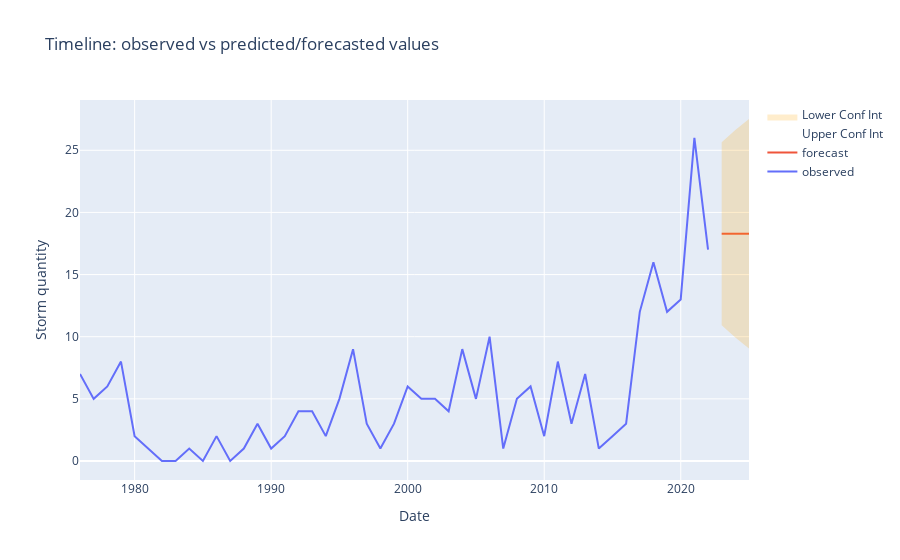

This figure's notebook cell:
### Code cell
plot_forecast_prediction_plotly(storms_qty_year_depression, mean_forecast_depression,
                         lower_limits_forecast, upper_limits_forecast)

### Figure 1 — Plotly figure (JSON) as saved in the notebook; plotly's stock layout.template omitted (floating-point values rounded to 4 significant figures)
{"data": [{"mode": "lines", "name": "observed", "type": "scatter", "x": ["1975-12-31T00:00:00", "1976-12-31T00:00:00", "1977-12-31T00:00:00", "1978-12-31T00:00:00", "1979-12-31T00:00:00", "1980-12-31T00:00:00", "1981-12-31T00:00:00", "1982-12-31T00:00:00", "1983-12-31T00:00:00", "1984-12-31T00:00:00", "1985-12-31T00:00:00", "1986-12-31T00:00:00", "1987-12-31T00:00:00", "1988-12-31T00:00:00", "1989-12-31T00:00:00", "1990-12-31T00:00:00", "1991-12-31T00:00:00", "1992-12-31T00:00:00", "1993-12-31T00:00:00", "1994-12-31T00:00:00", "1995-12-31T00:00:00", "1996-12-31T00:00:00", "1997-12-31T00:00:00", "1998-12-31T00:00:00", "1999-12-31T00:00:00", "2000-12-31T00:00:00", "2001-12-31T00:00:00", "2002-12-31T00:00:00", "2003-12-31T00:00:00", "2004-12-31T00:00:00", "2005-12-31T00:00:00", "2006-12-31T00:00:00", "2007-12-31T00:00:00", "2008-12-31T00:00:00", "2009-12-31T00:00:00", "2010-12-31T00:00:00", "2011-12-31T00:00:00", "2012-12-31T00:00:00", "2013-12-31T00:00:00", "2014-12-31T00:00:00", "2015-12-31T00:00:00", "2016-12-31T00:00:00", "2017-12-31T00:00:00", "2018-12-31T00:00:00", "2019-12-31T00:00:00", "2020-12-31T00:00:00", "2021-12-31T00:00:00"], "y": [7, 5, 6, 8, 2, 1, 0, 0, 1, 0, 2, 0, 1, 3, 1, 2, 4, 4, 2, 5, 9, 3, 1, 3, 6, 5, 5, 4, 9, 5, 10, 1, 5, 6, 2, 8, 3, 7, 1, 2, 3, 12, 16, 12, 13, 26, 17]}, {"mode": "lines", "name": "forecast", "type": "scatter", "x": ["2022-12-31T00:00:00", "2023-12-31T00:00:00", "2024-12-31T00:00:00"], "y": [18.29, 18.29, 18.29]}, {"line": {"color": "rgba(0, 0, 0, 0)"}, "mode": "lines", "name": "Upper Conf Int", "type": "scatter", "x": ["2022-12-31T00:00:00", "2023-12-31T00:00:00", "2024-12-31T00:00:00"], "y": [25.64, 26.63, 27.52]}, {"fill": "tonexty", "fillcolor": "rgba(255,165,0,0.2)", "line": {"color": "rgba(0, 0, 0, 0)"}, "name": "Lower Conf Int", "type": "scatter", "x": ["2022-12-31T00:00:00", "2023-12-31T00:00:00", "2024-12-31T00:00:00"], "y": [10.93, 9.94, 9.055]}], "layout": {"autosize": true, "title": {"text": "Timeline: observed vs predicted/forecasted values"}, "xaxis": {"autorange": true, "range": ["1975-12-31", "2024-12-31"], "title": {"text": "Date"}, "type": "date"}, "yaxis": {"autorange": true, "range": [-1.529, 29.05], "title": {"text": "Storm quantity"}, "type": "linear"}}}
